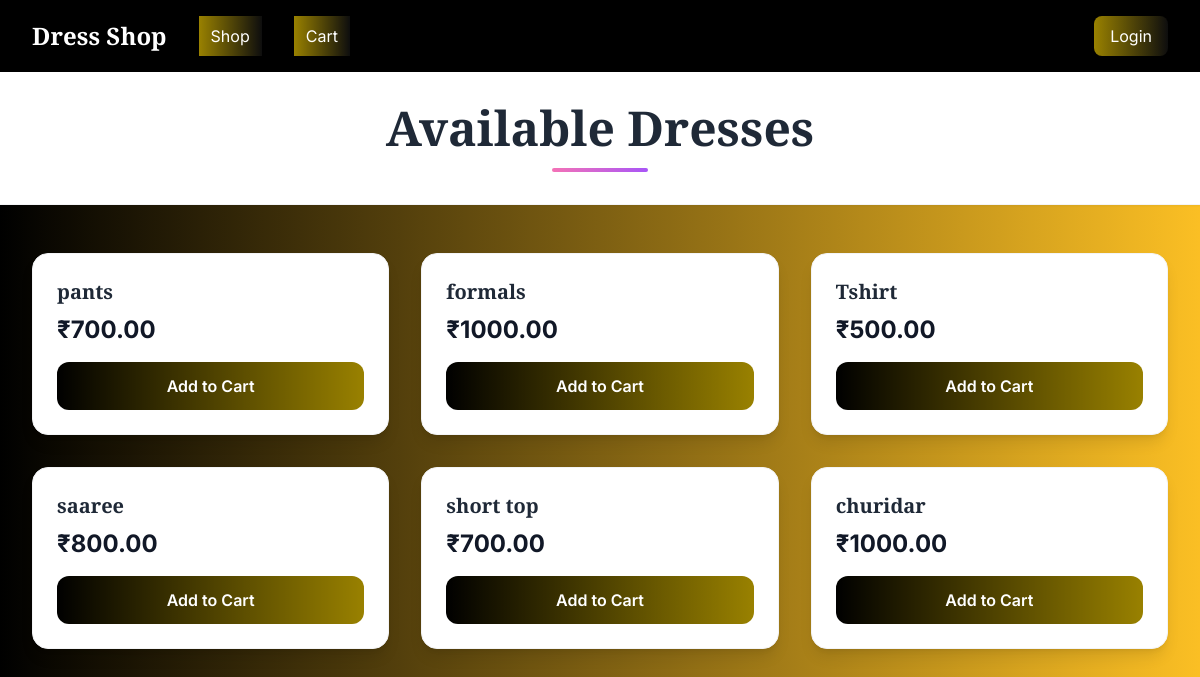
/items, run on an earlier commit of the app's database.
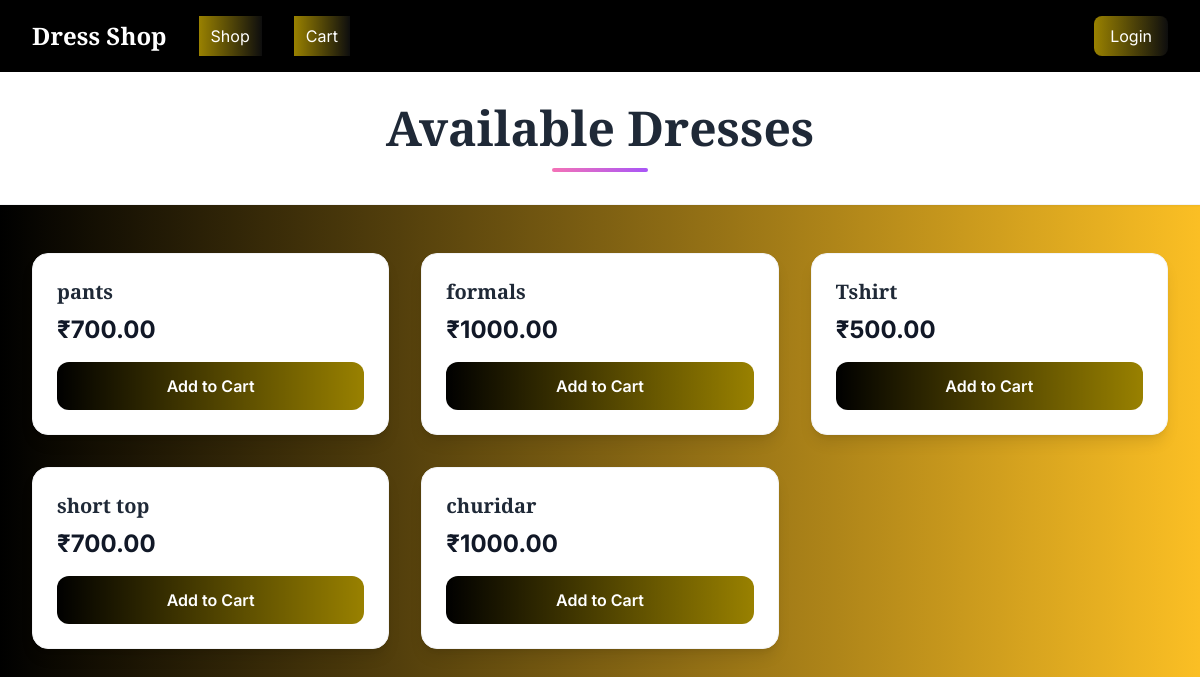
And on a later commit of the database.
### app.py (models this page shows)
class Item(db.Model):
    id = db.Column(db.Integer, primary_key=True)
    name = db.Column(db.String(120), nullable=False)
    price = db.Column(db.Float, nullable=False, default=0.0)
    image_url = db.Column(db.String(500), nullable=True)
    created_at = db.Column(db.DateTime, default=datetime.utcnow)

### app.py (the view)
@app.route('/items')
def items():
    items = Item.query.order_by(Item.created_at.desc()).all()
    return render_template('items.html', items=items, user=current_user())

### app.py (called while the page is built)
def current_user():
    uid = session.get('user_id')
    if not uid:
        return None
    return User.query.get(uid)

### templates/items.html (shortened to what this page needs)
<!DOCTYPE html>
<html lang="en">
<head>
    <script src="https://cdn.tailwindcss.com"></script>
</head>
<body class="bg-gradient-to-l from-amber-400 to-black min-h-screen font-inter">
    <nav class="nav-bar text-white shadow-lg">
        <div class="max-w-7xl mx-auto px-4 sm:px-6 lg:px-8">
            <div class="flex justify-between items-center py-4">
                <div class="flex items-center space-x-8">
                    <h1 class="text-2xl font-playfair font-bold">Dress Shop</h1>
                    <a href="{{ url_for('items') }}" class="nav-link px-3 py-2 text-white hover:text-gray-200">
                        Shop
                    </a>
                    <a href="{{ url_for('cart') }}" class="nav-link px-3 py-2 text-white hover:text-gray-200">
                        Cart
                    </a>
                </div>
                <div class="flex items-center space-x-4">
                    {% if user %}
                        <span class="text-white">Welcome, {{ user.username }}!</span>
                        <a href="{{ url_for('logout') }}" class="nav-link px-4 py-2 bg-white bg-opacity-20 rounded-lg text-white hover:bg-opacity-30">
                            Logout
                        </a>
                    {% else %}
                        <a href="{{ url_for('login') }}" class="nav-link px-4 py-2 bg-white bg-opacity-20 rounded-lg text-white hover:bg-opacity-30">
                            Login
                        </a>
                    {% endif %}
                </div>
            </div>
        </div>
    </nav>
    <div class="bg-white shadow-sm border-b border-gray-100">
        <div class="max-w-7xl mx-auto px-4 sm:px-6 lg:px-8 py-8">
            <h2 class="text-4xl md:text-5xl font-playfair font-bold text-gray-800 text-center">
                Available Dresses
            </h2>
            <div class="w-24 h-1 bg-gradient-to-r from-pink-400 to-purple-500 mx-auto mt-4 rounded-full"></div>
        </div>
    </div>
    <div class="max-w-7xl mx-auto px-4 sm:px-6 lg:px-8 py-12">
        <div class="grid-container">
            {% for item in items %}
            <div class="card-hover bg-white rounded-2xl shadow-lg overflow-hidden border border-gray-100">
                <div class="p-6">
                    <h3 class="text-xl font-playfair font-semibold text-gray-800 mb-2">
                        {{ item.name }}
                    </h3>
                    <p class="text-2xl font-bold text-gray-900 mb-4">₹{{ '%.2f'|format(item.price) }}</p>
                    <form action="{{ url_for('add_to_cart', item_id=item.id) }}" method="post" class="w-full">
                        <button type="submit" class="add-to-cart-btn w-full text-white font-semibold py-3 px-6 rounded-xl">
                            Add to Cart
                        </button>
                    </form>
                </div>
            </div>
            {% endfor %}
        </div>
    </div>
</body>
</html>

### templates/items.html (style rules this page uses)
.font-playfair { font-family: 'Playfair Display', serif; }
.font-inter { font-family: 'Inter', sans-serif; }
.card-hover { transition: all 0.3s ease; }
.add-to-cart-btn { background: linear-gradient(rgba(0,0,0,0.4), rgba(0,0,0,0.4)), linear-gradient(to left, #FFD700, #000000); transition: all 0.3s ease; }
.grid-container { display: grid; grid-template-columns: repeat(auto-fill, minmax(320px, 1fr)); gap: 2rem; }
.nav-bar { background: linear-gradient(rgba(0,0,0,0.6), rgba(0,0,0,0.6)), linear-gradient(to left, #000000, #000000); }
.nav-link { transition: all 0.3s ease; background: linear-gradient(rgba(0,0,0,0.4), rgba(0,0,0,0.4)), linear-gradient(to left, #171717, #ffd700); }

What changed in the data, as far as the page shows it:
removed Item: name "saaree", price "800.00"
